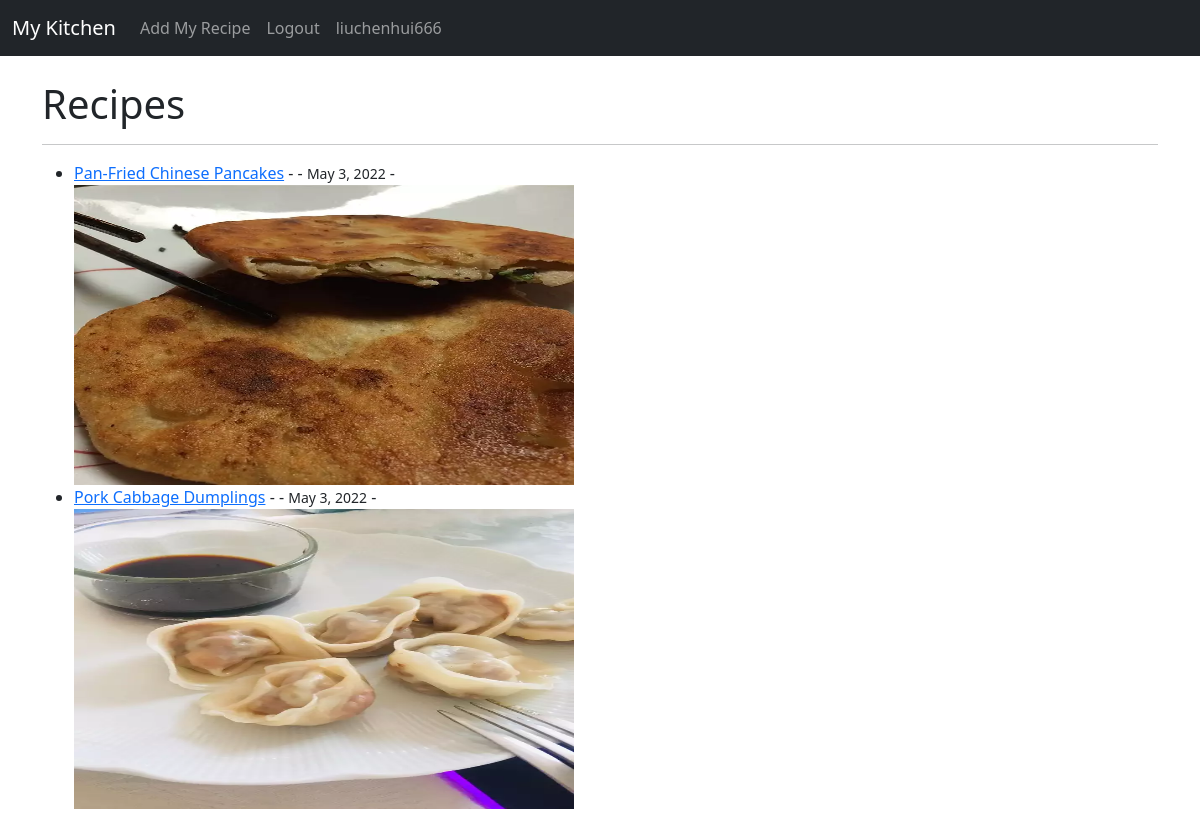
Screenshot of / (signed in) with the database file from the repository.
### recipes/models.py (models this page shows, shortened)
class Post(models.Model):
    title = models.CharField(max_length=255)
    author = models.ForeignKey(User, on_delete=models.CASCADE)
    body = models.TextField()
    header_image = models.ImageField(null=True, blank=True, upload_to="images/")
    post_date = models.DateField(auto_now_add=True)

### recipes/views.py (the view)
# urls.py: path('', HomeView.as_view(), name='home'),
class HomeView(ListView):
    model = Post
    template_name = 'home.html'
    ordering = ['-post_date']

### recipes/templates/home.html (shortened to what this page needs)
{% extends 'base.html'%}
{% block content%}
<h1>Recipes</h1>
<hr>
<ul>
{% for post in object_list %}
    <li>
        <a href = "{% url 'recipe_detail' post.pk %}">{{post.title}}</a> -
        {{post.author.first_name}}{{post.author.last_name}} - <small>{{post.post_date}}</small> -
        <br/>
        {%if post.header_image%}
            <img src="{{post.header_image.url}}" style="width:500px;height:300px;">
        {%endif%}
        <br/>
    </li>
{% endfor %}
</ul>
{% endblock %}

### recipes/templates/base.html (shortened to what this page needs)
<!doctype html>
<html lang="en">
  <head>
    <link href="https://cdn.jsdelivr.net/npm/bootstrap@5.0.2/dist/css/bootstrap.min.css" rel="stylesheet">
  </head>
  <body>
    <nav class="navbar navbar-expand-lg navbar-dark bg-dark">
  <div class="container-fluid">
    <a class="navbar-brand" href="{% url 'home'%}">My Kitchen</a>
    <div class="collapse navbar-collapse" id="navbarSupportedContent">
      <ul class="navbar-nav me-auto mb-2 mb-lg-0">
        {% if user.is_authenticated %}
          <li class="nav-item">
            <a class="nav-link" href="{% url 'add_recipe'%}">Add My Recipe</a>
          </li>
          <li class="nav-item">
            <a class="nav-link" href="{% url 'logout'%}">Logout</a>
          </li>
          <li class="nav-item">
            <a class="nav-link" href="{% url 'edit_profile'%}">{{ user.username}}</a>
          </li>
        {% endif %}
      </ul>
    </div>
  </div>
</nav>
    <br/>
    <div class="container">
      {% block content%}
      {% endblock%}
    </div>
  </body>
</html>

### rows the page displays
Post: title "Pan-Fried Chinese Pancakes", post_date "May 3, 2022", header_image (picture)
Post: title "Pork Cabbage Dumplings", post_date "May 3, 2022", header_image (picture)

### other values shown
{{ user.username }} "liuchenhui666"
